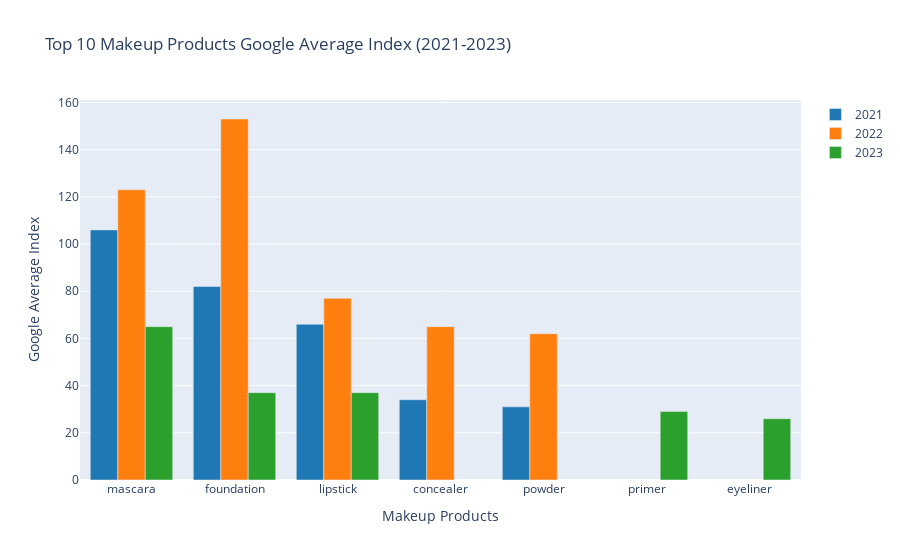

Notebook code cell kept with this figure:
### Markdown cell above
The plotted data reveals dynamic trends in the Google Average Index for top 5 makeup brands from 2021 to 2023. In 2021, "Mac" led the pack, but "Maybelline" gained prominence in 2022, maintaining its dominance in 2023. Notably, "Elf" emerged as the new frontrunner in 2023. "Mac" experienced a decline, and the landscape saw the entry of brands like "Nars" and "Colourpop" in 2022. The consistent presence of "Maybelline" and "Nyx" underscores their enduring popularity. These fluctuations suggest a dynamic consumer landscape, necessitating adaptable marketing strategies for makeup brands to stay relevant and capitalize on emerging trends.

### Code cell
import plotly.graph_objects as go

# Data for 2021
products_2021 = ['mascara', 'foundation', 'lipstick', 'concealer', 'powder']
index_2021 = [106, 82, 66, 34, 31]

# Data for 2022
products_2022 = ['foundation', 'mascara', 'lipstick', 'concealer', 'powder']
index_2022 = [153, 123, 77, 65, 62]

# Data for 2023
products_2023 = ['mascara', 'foundation', 'lipstick', 'primer', 'eyeliner']
index_2023 = [65, 37, 37, 29, 26]

# Define a new color set
colors = ['#1f77b4', '#ff7f0e', '#2ca02c', '#d62728', '#9467bd']

# Create traces for each year with custom colors
trace_2021 = go.Bar(x=products_2021, y=index_2021, name='2021', marker=dict(color=colors[0]))
trace_2022 = go.Bar(x=products_2022, y=index_2022, name='2022', marker=dict(color=colors[1]))
trace_2023 = go.Bar(x=products_2023, y=index_2023, name='2023', marker=dict(color=colors[2]))

# Create layout
layout = go.Layout(title='Top 10 Makeup Products Google Average Index (2021-2023)',
                   xaxis=dict(title='Makeup Products'),
                   yaxis=dict(title='Google Average Index'))

# Create figure
fig = go.Figure(data=[trace_2021, trace_2022, trace_2023], layout=layout)

# Show the plot
fig.show()
fig.write_html("/root/fall-2023-reddit-project-team-33/data/plots/Trend_makeupproducts.html")

### Figure 1 — Plotly figure (JSON) as saved in the notebook; plotly's stock layout.template omitted (floating-point values rounded to 4 significant figures)
{"data": [{"marker": {"color": "#1f77b4"}, "name": "2021", "type": "bar", "x": ["mascara", "foundation", "lipstick", "concealer", "powder"], "y": [106, 82, 66, 34, 31]}, {"marker": {"color": "#ff7f0e"}, "name": "2022", "type": "bar", "x": ["foundation", "mascara", "lipstick", "concealer", "powder"], "y": [153, 123, 77, 65, 62]}, {"marker": {"color": "#2ca02c"}, "name": "2023", "type": "bar", "x": ["mascara", "foundation", "lipstick", "primer", "eyeliner"], "y": [65, 37, 37, 29, 26]}], "layout": {"autosize": true, "title": {"text": "Top 10 Makeup Products Google Average Index (2021-2023)"}, "xaxis": {"autorange": true, "range": [-0.5, 6.5], "title": {"text": "Makeup Products"}, "type": "category"}, "yaxis": {"autorange": true, "range": [0, 161.1], "title": {"text": "Google Average Index"}, "type": "linear"}}}
